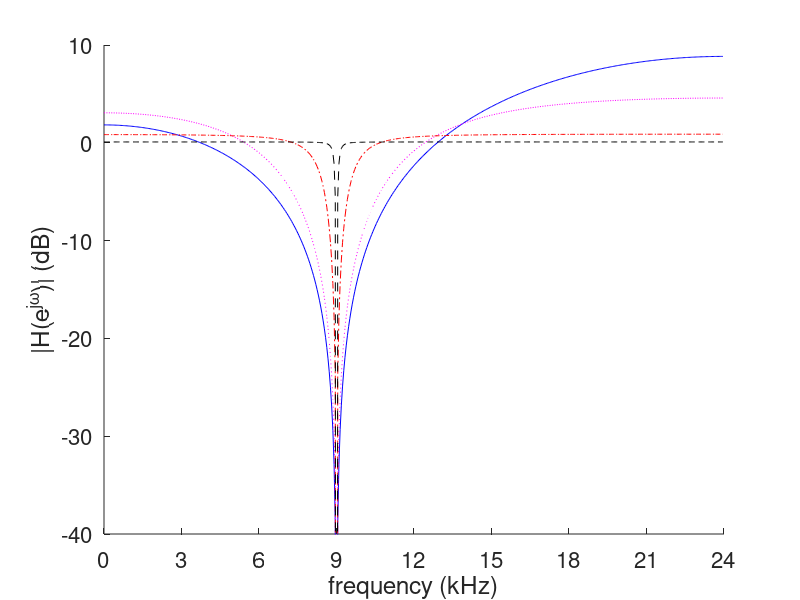

MATLAB code to generate this figure: (Note: this script raises an error after producing the figure.)
%  This m-file plots the magnitude of the frequency response of a 
%  notch filter for different values of r (pole radius).
%  
%  written by Dr. Thad B. Welch, PE {t.b.welch@ieee.org}
%  copyright 2002
%  completed on 11 July 2002 revision 1.0

% Simulation inputs
notchFrequency = 9000;                  % center frequency of the notch (stop frequency)
r = [0 .5 .9 .99];                      % pole radius
fs = 48000;                             % sample frequency
Nfft = 512;                             % number of points used to evaluate the frequency response
S = char('b-','m:','r-.','k--');        % line type control for the plot
%S = char('b-','m-','r-','k-');        % line type control for the plot

myFontSize = 16;                        % font size for the plot labels

% Calculated terms and Simulation outputs
theta = 2*pi*notchFrequency/fs;

figure(1)
hold on

for i = 1:4     % calculate and plot |H| for various N's
    B = conv([1 -exp(j*theta)], [1 -exp(-j*theta)]);
    if (r == 0)
        A = [1];
    else
        A = conv([1 -r(i)*exp(j*theta)], [1 -r(i)*exp(-j*theta)]);
    end
    [H, f] = freqz(B, A, Nfft, fs);
    plot(f/1000, 20*log10(abs(H + eps)), S(i,:))
end

% Simulation outputs
set(gca, 'FontSize', myFontSize)
set(gca,'XTick', [0 3 6 9 12 15 18 21 24])
set(gca,'XTickLabel', [0 3 6 9 12 15 18 21 24]')
ylabel('|H(e^{j\omega})| (dB)')
xlabel('frequency (kHz)')
axis([0 24 -40 10])
legend('r = 0', 'r = 0.5', 'r = 0.9', 'r = 0.99', 4)
%gtext('r = 0', 'Fontsize', myFontSize)
%gtext('r = 0.5', 'Fontsize', myFontSize)
%gtext('r = 0.9', 'Fontsize', myFontSize)
%gtext('r = 0.99', 'Fontsize', myFontSize)
hold off

% print -depsc2 notchFilterFreqResponseRevA